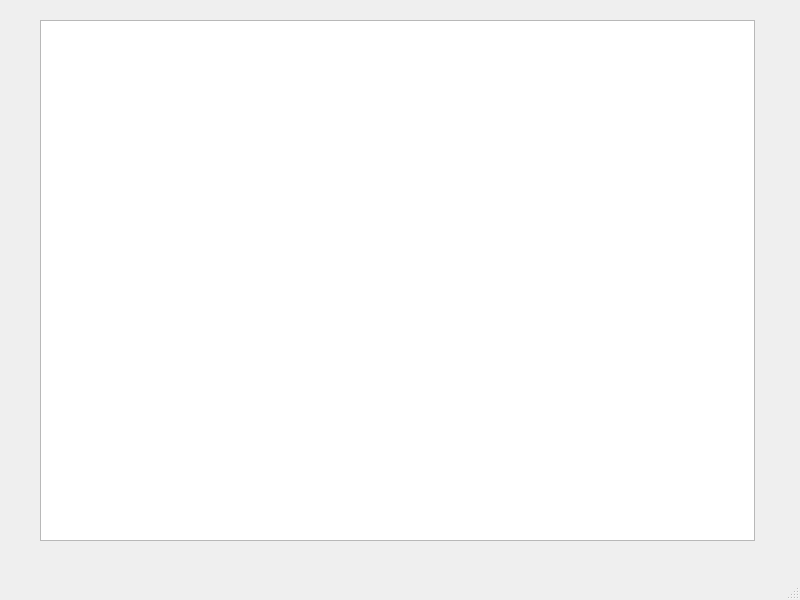
<?xml version="1.0" encoding="UTF-8"?>
<ui version="4.0">
 <class>MainWindow</class>
 <widget class="QMainWindow" name="MainWindow">
  <property name="geometry">
   <rect>
    <x>0</x>
    <y>0</y>
    <width>800</width>
    <height>600</height>
   </rect>
  </property>
  <property name="windowTitle">
   <string>MainWindow</string>
  </property>
  <widget class="QWidget" name="centralwidget">
   <widget class="QWidget" name="horizontalLayoutWidget">
    <property name="geometry">
     <rect>
      <x>40</x>
      <y>20</y>
      <width>721</width>
      <height>521</height>
     </rect>
    </property>
    <layout class="QHBoxLayout" name="main_layout">
     <item>
      <widget class="QTextEdit" name="input"/>
     </item>
     <item>
      <widget class="QWidget" name="widget" native="true"/>
     </item>
    </layout>
   </widget>
  </widget>
  <widget class="QMenuBar" name="menubar">
   <property name="geometry">
    <rect>
     <x>0</x>
     <y>0</y>
     <width>800</width>
     <height>22</height>
    </rect>
   </property>
  </widget>
  <widget class="QStatusBar" name="statusbar"/>
 </widget>
 <resources/>
 <connections/>
</ui>
